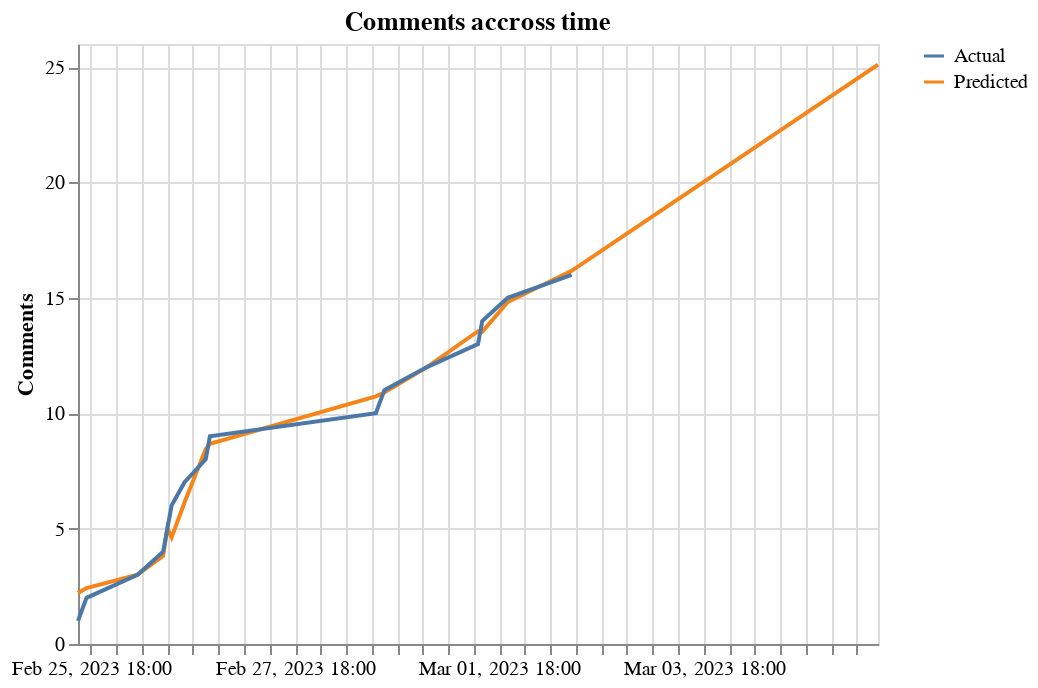

Write notebook code for a chart like this one.
### Code cell
def plot_comment_cumsum_ts(df: pd.DataFrame, lead: int):
    new_df = df.copy(deep=True)
    new_df = new_df.date.value_counts().rename_axis("date").reset_index(name="x")
    new_df["date"] = pd.to_datetime(new_df.date)
    new_df.sort_values("date", inplace=True)
    new_df["x"] = new_df["x"].cumsum()

    return plot_ts(new_df, "Comments accross time", "x", "Comments", False, lead)

plot_comment_cumsum_ts(df, 3)

### Figure 1 — Vega-Lite specification as saved in the notebook (floating-point values rounded to 4 significant figures)
{"config": {"view": {"continuousWidth": 400, "continuousHeight": 300}}, "data": {"name": "data-58370ae159a8bc607dfb45c5122f60c6"}, "mark": "line", "encoding": {"color": {"field": "forecast", "legend": {"title": ""}, "type": "nominal"}, "x": {"axis": {"tickCount": 35}, "field": "date", "timeUnit": "yearmonthdatehours", "title": "", "type": "temporal"}, "y": {"field": "x", "title": "Comments", "type": "quantitative"}}, "title": "Comments accross time", "$schema": "https://vega.github.io/schema/vega-lite/v4.17.0.json", "datasets": {"data-58370ae159a8bc607dfb45c5122f60c6": [{"date": "2023-02-25T15:17:26+00:00", "x": 2.206, "forecast": "Predicted"}, {"date": "2023-02-25T17:48:57+00:00", "x": 2.422, "forecast": "Predicted"}, {"date": "2023-02-26T05:08:34+00:00", "x": 3.002, "forecast": "Predicted"}, {"date": "2023-02-26T11:22:47+00:00", "x": 3.817, "forecast": "Predicted"}, {"date": "2023-02-26T12:08:31+00:00", "x": 5.01, "forecast": "Predicted"}, {"date": "2023-02-26T13:30:16+00:00", "x": 4.617, "forecast": "Predicted"}, {"date": "2023-02-26T16:34:32+00:00", "x": 6.118, "forecast": "Predicted"}, {"date": "2023-02-26T21:50:23+00:00", "x": 8.441, "forecast": "Predicted"}, {"date": "2023-02-26T22:00:41+00:00", "x": 8.673, "forecast": "Predicted"}, {"date": "2023-02-28T13:12:58+00:00", "x": 10.73, "forecast": "Predicted"}, {"date": "2023-02-28T15:01:39+00:00", "x": 10.89, "forecast": "Predicted"}, {"date": "2023-03-01T01:04:53+00:00", "x": 12.0, "forecast": "Predicted"}, {"date": "2023-03-01T13:30:20+00:00", "x": 13.55, "forecast": "Predicted"}, {"date": "2023-03-01T14:33:12+00:00", "x": 13.53, "forecast": "Predicted"}, {"date": "2023-03-01T20:35:35+00:00", "x": 14.82, "forecast": "Predicted"}, {"date": "2023-03-02T11:33:47+00:00", "x": 16.17, "forecast": "Predicted"}, {"date": "2023-03-03T11:33:47+00:00", "x": 19.15, "forecast": "Predicted"}, {"date": "2023-03-04T11:33:47+00:00", "x": 22.13, "forecast": "Predicted"}, {"date": "2023-03-05T11:33:47+00:00", "x": 25.11, "forecast": "Predicted"}, {"date": "2023-02-25T15:17:26+00:00", "x": 1.0, "forecast": "Actual"}, {"date": "2023-02-25T17:48:57+00:00", "x": 2.0, "forecast": "Actual"}, {"date": "2023-02-26T05:08:34+00:00", "x": 3.0, "forecast": "Actual"}, {"date": "2023-02-26T11:22:47+00:00", "x": 4.0, "forecast": "Actual"}, {"date": "2023-02-26T12:08:31+00:00", "x": 5.0, "forecast": "Actual"}, {"date": "2023-02-26T13:30:16+00:00", "x": 6.0, "forecast": "Actual"}, {"date": "2023-02-26T16:34:32+00:00", "x": 7.0, "forecast": "Actual"}, {"date": "2023-02-26T21:50:23+00:00", "x": 8.0, "forecast": "Actual"}, {"date": "2023-02-26T22:00:41+00:00", "x": 9.0, "forecast": "Actual"}, {"date": "2023-02-28T13:12:58+00:00", "x": 10.0, "forecast": "Actual"}, {"date": "2023-02-28T15:01:39+00:00", "x": 11.0, "forecast": "Actual"}, {"date": "2023-03-01T01:04:53+00:00", "x": 12.0, "forecast": "Actual"}, {"date": "2023-03-01T13:30:20+00:00", "x": 13.0, "forecast": "Actual"}, {"date": "2023-03-01T14:33:12+00:00", "x": 14.0, "forecast": "Actual"}, {"date": "2023-03-01T20:35:35+00:00", "x": 15.0, "forecast": "Actual"}, {"date": "2023-03-02T11:33:47+00:00", "x": 16.0, "forecast": "Actual"}]}}
